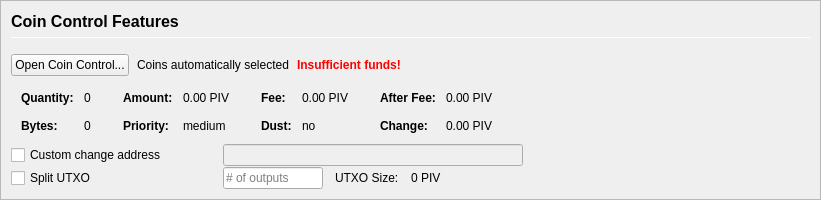
         <widget class="QFrame" name="frameCoinControl">
          <property name="sizePolicy">
           <sizepolicy hsizetype="Expanding" vsizetype="Expanding">
            <horstretch>0</horstretch>
            <verstretch>0</verstretch>
           </sizepolicy>
          </property>
          <property name="maximumSize">
           <size>
            <width>16777215</width>
            <height>16777215</height>
           </size>
          </property>
          <property name="frameShape">
           <enum>QFrame::StyledPanel</enum>
          </property>
          <property name="frameShadow">
           <enum>QFrame::Sunken</enum>
          </property>
          <layout class="QVBoxLayout" name="verticalLayoutCoinControl2">
           <property name="spacing">
            <number>0</number>
           </property>
           <property name="leftMargin">
            <number>0</number>
           </property>
           <property name="topMargin">
            <number>0</number>
           </property>
           <property name="rightMargin">
            <number>0</number>
           </property>
           <property name="bottomMargin">
            <number>0</number>
           </property>
           <item>
            <widget class="QFrame" name="frameCoinControl_BG">
             <layout class="QVBoxLayout" name="verticalLayoutCoinControl" stretch="0,0,0,0,0,0">
              <property name="spacing">
               <number>1</number>
              </property>
              <property name="leftMargin">
               <number>10</number>
              </property>
              <property name="topMargin">
               <number>10</number>
              </property>
              <item>
               <layout class="QHBoxLayout" name="horizontalLayoutCoinControl1">
                <property name="bottomMargin">
                 <number>15</number>
                </property>
                <item>
                 <layout class="QVBoxLayout" name="verticalLayout_3">
                  <property name="spacing">
                   <number>6</number>
                  </property>
                  <item>
                   <widget class="QLabel" name="labelCoinControlFeatures">
                    <property name="sizePolicy">
                     <sizepolicy hsizetype="Preferred" vsizetype="Maximum">
                      <horstretch>0</horstretch>
                      <verstretch>0</verstretch>
                     </sizepolicy>
                    </property>
                    <property name="minimumSize">
                     <size>
                      <width>0</width>
                      <height>20</height>
                     </size>
                    </property>
                    <property name="font">
                     <font>
                      <pointsize>12</pointsize>
                      <weight>75</weight>
                      <bold>true</bold>
                     </font>
                    </property>
                    <property name="styleSheet">
                     <string notr="true">font-weight:bold;</string>
                    </property>
                    <property name="text">
                     <string>Coin Control Features</string>
                    </property>
                   </widget>
                  </item>
                  <item>
                   <widget class="Line" name="line">
                    <property name="minimumSize">
                     <size>
                      <width>0</width>
                      <height>1</height>
                     </size>
                    </property>
                    <property name="maximumSize">
                     <size>
                      <width>16777215</width>
                      <height>1</height>
                     </size>
                    </property>
                    <property name="orientation">
                     <enum>Qt::Horizontal</enum>
                    </property>
                   </widget>
                  </item>
                 </layout>
                </item>
               </layout>
              </item>
              <item>
               <layout class="QHBoxLayout" name="horizontalLayoutCoinControl2" stretch="0,0,0,0">
                <property name="spacing">
                 <number>8</number>
                </property>
                <property name="bottomMargin">
                 <number>10</number>
                </property>
                <item>
                 <widget class="QPushButton" name="pushButtonCoinControl">
                  <property name="styleSheet">
                   <string notr="true"/>
                  </property>
                  <property name="text">
                   <string>Open Coin Control...</string>
                  </property>
                  <property name="autoDefault">
                   <bool>false</bool>
                  </property>
                 </widget>
                </item>
                <item>
                 <widget class="QLabel" name="labelCoinControlAutomaticallySelected">
                  <property name="text">
                   <string>Coins automatically selected</string>
                  </property>
                  <property name="margin">
                   <number>5</number>
                  </property>
                 </widget>
                </item>
                <item>
                 <widget class="QLabel" name="labelCoinControlInsuffFunds">
                  <property name="font">
                   <font>
                    <weight>75</weight>
                    <bold>true</bold>
                   </font>
                  </property>
                  <property name="styleSheet">
                   <string notr="true">color:red;font-weight:bold;</string>
                  </property>
                  <property name="text">
                   <string>Insufficient funds!</string>
                  </property>
                  <property name="margin">
                   <number>5</number>
                  </property>
                 </widget>
                </item>
                <item>
                 <spacer name="horizontalSpacerCoinControl">
                  <property name="orientation">
                   <enum>Qt::Horizontal</enum>
                  </property>
                  <property name="sizeHint" stdset="0">
                   <size>
                    <width>40</width>
                    <height>1</height>
                   </size>
                  </property>
                 </spacer>
                </item>
               </layout>
              </item>
              <item>
               <widget class="QWidget" name="widgetCoinControl" native="true">
                <property name="sizePolicy">
                 <sizepolicy hsizetype="Preferred" vsizetype="Preferred">
                  <horstretch>0</horstretch>
                  <verstretch>0</verstretch>
                 </sizepolicy>
                </property>
                <property name="minimumSize">
                 <size>
                  <width>0</width>
                  <height>0</height>
                 </size>
                </property>
                <property name="styleSheet">
                 <string notr="true"/>
                </property>
                <layout class="QHBoxLayout" name="horizontalLayoutCoinControl5">
                 <property name="leftMargin">
                  <number>0</number>
                 </property>
                 <property name="topMargin">
                  <number>0</number>
                 </property>
                 <property name="rightMargin">
                  <number>0</number>
                 </property>
                 <property name="bottomMargin">
                  <number>0</number>
                 </property>
                 <item>
                  <layout class="QHBoxLayout" name="horizontalLayoutCoinControl3" stretch="0,0,0,1">
                   <property name="spacing">
                    <number>20</number>
                   </property>
                   <property name="topMargin">
                    <number>0</number>
                   </property>
                   <property name="bottomMargin">
                    <number>10</number>
                   </property>
                   <item>
                    <layout class="QFormLayout" name="formLayoutCoinControl1">
                     <property name="horizontalSpacing">
                      <number>10</number>
                     </property>
                     <property name="verticalSpacing">
                      <number>14</number>
                     </property>
                     <property name="leftMargin">
                      <number>10</number>
                     </property>
                     <property name="topMargin">
                      <number>4</number>
                     </property>
                     <property name="rightMargin">
                      <number>6</number>
                     </property>
                     <item row="0" column="0">
                      <widget class="QLabel" name="labelCoinControlQuantityText">
                       <property name="font">
                        <font>
                         <weight>75</weight>
                         <bold>true</bold>
                        </font>
                       </property>
                       <property name="text">
                        <string>Quantity:</string>
                       </property>
                       <property name="margin">
                        <number>0</number>
                       </property>
                      </widget>
                     </item>
                     <item row="0" column="1">
                      <widget class="QLabel" name="labelCoinControlQuantity">
                       <property name="cursor">
                        <cursorShape>IBeamCursor</cursorShape>
                       </property>
                       <property name="contextMenuPolicy">
                        <enum>Qt::ActionsContextMenu</enum>
                       </property>
                       <property name="text">
                        <string notr="true">0</string>
                       </property>
                       <property name="margin">
                        <number>0</number>
                       </property>
                       <property name="textInteractionFlags">
                        <set>Qt::LinksAccessibleByMouse|Qt::TextSelectableByKeyboard|Qt::TextSelectableByMouse</set>
                       </property>
                      </widget>
                     </item>
                     <item row="1" column="0">
                      <widget class="QLabel" name="labelCoinControlBytesText">
                       <property name="font">
                        <font>
                         <weight>75</weight>
                         <bold>true</bold>
                        </font>
                       </property>
                       <property name="text">
                        <string>Bytes:</string>
                       </property>
                      </widget>
                     </item>
                     <item row="1" column="1">
                      <widget class="QLabel" name="labelCoinControlBytes">
                       <property name="cursor">
                        <cursorShape>IBeamCursor</cursorShape>
                       </property>
                       <property name="contextMenuPolicy">
                        <enum>Qt::ActionsContextMenu</enum>
                       </property>
                       <property name="text">
                        <string notr="true">0</string>
                       </property>
                       <property name="textInteractionFlags">
                        <set>Qt::LinksAccessibleByMouse|Qt::TextSelectableByKeyboard|Qt::TextSelectableByMouse</set>
                       </property>
                      </widget>
                     </item>
                    </layout>
                   </item>
                   <item>
                    <layout class="QFormLayout" name="formLayoutCoinControl2">
                     <property name="horizontalSpacing">
                      <number>10</number>
                     </property>
                     <property name="verticalSpacing">
                      <number>14</number>
                     </property>
                     <property name="leftMargin">
                      <number>6</number>
                     </property>
                     <property name="topMargin">
                      <number>4</number>
                     </property>
                     <property name="rightMargin">
                      <number>6</number>
                     </property>
                     <item row="0" column="0">
                      <widget class="QLabel" name="labelCoinControlAmountText">
                       <property name="font">
                        <font>
                         <weight>75</weight>
                         <bold>true</bold>
                        </font>
                       </property>
                       <property name="text">
                        <string>Amount:</string>
                       </property>
                       <property name="margin">
                        <number>0</number>
                       </property>
                      </widget>
                     </item>
                     <item row="0" column="1">
                      <widget class="QLabel" name="labelCoinControlAmount">
                       <property name="cursor">
                        <cursorShape>IBeamCursor</cursorShape>
                       </property>
                       <property name="contextMenuPolicy">
                        <enum>Qt::ActionsContextMenu</enum>
                       </property>
                       <property name="text">
                        <string notr="true">0.00 PIV</string>
                       </property>
                       <property name="textInteractionFlags">
                        <set>Qt::LinksAccessibleByMouse|Qt::TextSelectableByKeyboard|Qt::TextSelectableByMouse</set>
                       </property>
                      </widget>
                     </item>
                     <item row="1" column="0">
                      <widget class="QLabel" name="labelCoinControlPriorityText">
                       <property name="font">
                        <font>
                         <weight>75</weight>
                         <bold>true</bold>
                        </font>
                       </property>
                       <property name="text">
                        <string>Priority:</string>
                       </property>
                      </widget>
                     </item>
                     <item row="1" column="1">
                      <widget class="QLabel" name="labelCoinControlPriority">
                       <property name="cursor">
                        <cursorShape>IBeamCursor</cursorShape>
                       </property>
                       <property name="contextMenuPolicy">
                        <enum>Qt::ActionsContextMenu</enum>
                       </property>
                       <property name="text">
                        <string>medium</string>
                       </property>
                       <property name="textInteractionFlags">
                        <set>Qt::LinksAccessibleByMouse|Qt::TextSelectableByKeyboard|Qt::TextSelectableByMouse</set>
                       </property>
                      </widget>
                     </item>
                    </layout>
                   </item>
                   <item>
                    <layout class="QFormLayout" name="formLayoutCoinControl3">
                     <property name="horizontalSpacing">
                      <number>10</number>
                     </property>
                     <property name="verticalSpacing">
                      <number>14</number>
                     </property>
                     <property name="leftMargin">
                      <number>6</number>
                     </property>
                     <property name="topMargin">
                      <number>4</number>
                     </property>
                     <property name="rightMargin">
                      <number>6</number>
                     </property>
                     <item row="0" column="0">
                      <widget class="QLabel" name="labelCoinControlFeeText">
                       <property name="font">
                        <font>
                         <weight>75</weight>
                         <bold>true</bold>
                        </font>
                       </property>
                       <property name="text">
                        <string>Fee:</string>
                       </property>
                       <property name="margin">
                        <number>0</number>
                       </property>
                      </widget>
                     </item>
                     <item row="0" column="1">
                      <widget class="QLabel" name="labelCoinControlFee">
                       <property name="cursor">
                        <cursorShape>IBeamCursor</cursorShape>
                       </property>
                       <property name="contextMenuPolicy">
                        <enum>Qt::ActionsContextMenu</enum>
                       </property>
                       <property name="text">
                        <string notr="true">0.00 PIV</string>
                       </property>
                       <property name="textInteractionFlags">
                        <set>Qt::LinksAccessibleByMouse|Qt::TextSelectableByKeyboard|Qt::TextSelectableByMouse</set>
                       </property>
                      </widget>
                     </item>
                     <item row="1" column="0">
                      <widget class="QLabel" name="labelCoinControlLowOutputText">
                       <property name="font">
                        <font>
                         <weight>75</weight>
                         <bold>true</bold>
                        </font>
                       </property>
                       <property name="text">
                        <string>Dust:</string>
                       </property>
                      </widget>
                     </item>
                     <item row="1" column="1">
                      <widget class="QLabel" name="labelCoinControlLowOutput">
                       <property name="cursor">
                        <cursorShape>IBeamCursor</cursorShape>
                       </property>
                       <property name="contextMenuPolicy">
                        <enum>Qt::ActionsContextMenu</enum>
                       </property>
                       <property name="text">
                        <string>no</string>
                       </property>
                       <property name="textInteractionFlags">
                        <set>Qt::LinksAccessibleByMouse|Qt::TextSelectableByKeyboard|Qt::TextSelectableByMouse</set>
                       </property>
                      </widget>
                     </item>
                    </layout>
                   </item>
                   <item>
                    <layout class="QFormLayout" name="formLayoutCoinControl4">
                     <property name="horizontalSpacing">
                      <number>10</number>
                     </property>
                     <property name="verticalSpacing">
                      <number>14</number>
                     </property>
                     <property name="leftMargin">
                      <number>6</number>
                     </property>
                     <property name="topMargin">
                      <number>4</number>
                     </property>
                     <property name="rightMargin">
                      <number>6</number>
                     </property>
                     <item row="0" column="0">
                      <widget class="QLabel" name="labelCoinControlAfterFeeText">
                       <property name="font">
                        <font>
                         <weight>75</weight>
                         <bold>true</bold>
                        </font>
                       </property>
                       <property name="text">
                        <string>After Fee:</string>
                       </property>
                       <property name="margin">
                        <number>0</number>
                       </property>
                      </widget>
                     </item>
                     <item row="0" column="1">
                      <widget class="QLabel" name="labelCoinControlAfterFee">
                       <property name="cursor">
                        <cursorShape>IBeamCursor</cursorShape>
                       </property>
                       <property name="contextMenuPolicy">
                        <enum>Qt::ActionsContextMenu</enum>
                       </property>
                       <property name="text">
                        <string notr="true">0.00 PIV</string>
                       </property>
                       <property name="textInteractionFlags">
                        <set>Qt::LinksAccessibleByMouse|Qt::TextSelectableByKeyboard|Qt::TextSelectableByMouse</set>
                       </property>
                      </widget>
                     </item>
                     <item row="1" column="0">
                      <widget class="QLabel" name="labelCoinControlChangeText">
                       <property name="font">
                        <font>
                         <weight>75</weight>
                         <bold>true</bold>
                        </font>
                       </property>
                       <property name="text">
                        <string>Change:</string>
                       </property>
                      </widget>
                     </item>
                     <item row="1" column="1">
                      <widget class="QLabel" name="labelCoinControlChange">
                       <property name="cursor">
                        <cursorShape>IBeamCursor</cursorShape>
                       </property>
                       <property name="contextMenuPolicy">
                        <enum>Qt::ActionsContextMenu</enum>
                       </property>
                       <property name="text">
                        <string notr="true">0.00 PIV</string>
                       </property>
                       <property name="textInteractionFlags">
                        <set>Qt::LinksAccessibleByMouse|Qt::TextSelectableByKeyboard|Qt::TextSelectableByMouse</set>
                       </property>
                      </widget>
                     </item>
                    </layout>
                   </item>
                  </layout>
                 </item>
                </layout>
               </widget>
              </item>
              <item>
               <layout class="QHBoxLayout" name="horizontalLayoutCoinControl4">
                <property name="spacing">
                 <number>12</number>
                </property>
                <property name="sizeConstraint">
                 <enum>QLayout::SetDefaultConstraint</enum>
                </property>
                <property name="topMargin">
                 <number>0</number>
                </property>
                <property name="rightMargin">
                 <number>0</number>
                </property>
                <item>
                 <widget class="QCheckBox" name="checkBoxCoinControlChange">
                  <property name="sizePolicy">
                   <sizepolicy hsizetype="Preferred" vsizetype="Preferred">
                    <horstretch>0</horstretch>
                    <verstretch>0</verstretch>
                   </sizepolicy>
                  </property>
                  <property name="minimumSize">
                   <size>
                    <width>200</width>
                    <height>0</height>
                   </size>
                  </property>
                  <property name="maximumSize">
                   <size>
                    <width>200</width>
                    <height>16777215</height>
                   </size>
                  </property>
                  <property name="toolTip">
                   <string>If this is activated, but the change address is empty or invalid, change will be sent to a newly generated address.</string>
                  </property>
                  <property name="text">
                   <string>Custom change address</string>
                  </property>
                 </widget>
                </item>
                <item>
                 <widget class="QValidatedLineEdit" name="lineEditCoinControlChange">
                  <property name="enabled">
                   <bool>false</bool>
                  </property>
                  <property name="sizePolicy">
                   <sizepolicy hsizetype="Preferred" vsizetype="Preferred">
                    <horstretch>0</horstretch>
                    <verstretch>0</verstretch>
                   </sizepolicy>
                  </property>
                  <property name="minimumSize">
                   <size>
                    <width>300</width>
                    <height>0</height>
                   </size>
                  </property>
                 </widget>
                </item>
                <item>
                 <widget class="QLabel" name="labelCoinControlChangeLabel">
                  <property name="sizePolicy">
                   <sizepolicy hsizetype="Preferred" vsizetype="Preferred">
                    <horstretch>0</horstretch>
                    <verstretch>0</verstretch>
                   </sizepolicy>
                  </property>
                  <property name="minimumSize">
                   <size>
                    <width>100</width>
                    <height>0</height>
                   </size>
                  </property>
                  <property name="text">
                   <string/>
                  </property>
                  <property name="margin">
                   <number>3</number>
                  </property>
                 </widget>
                </item>
               </layout>
              </item>
              <item>
               <layout class="QHBoxLayout" name="horizontalLayoutCoinControl6">
                <property name="spacing">
                 <number>12</number>
                </property>
                <property name="rightMargin">
                 <number>0</number>
                </property>
                <item>
                 <widget class="QCheckBox" name="splitBlockCheckBox">
                  <property name="sizePolicy">
                   <sizepolicy hsizetype="Preferred" vsizetype="Preferred">
                    <horstretch>0</horstretch>
                    <verstretch>0</verstretch>
                   </sizepolicy>
                  </property>
                  <property name="minimumSize">
                   <size>
                    <width>200</width>
                    <height>0</height>
                   </size>
                  </property>
                  <property name="maximumSize">
                   <size>
                    <width>200</width>
                    <height>16777215</height>
                   </size>
                  </property>
                  <property name="text">
                   <string>Split UTXO</string>
                  </property>
                 </widget>
                </item>
                <item>
                 <widget class="QLineEdit" name="splitBlockLineEdit">
                  <property name="sizePolicy">
                   <sizepolicy hsizetype="Preferred" vsizetype="Preferred">
                    <horstretch>50</horstretch>
                    <verstretch>0</verstretch>
                   </sizepolicy>
                  </property>
                  <property name="minimumSize">
                   <size>
                    <width>100</width>
                    <height>0</height>
                   </size>
                  </property>
                  <property name="maximumSize">
                   <size>
                    <width>100</width>
                    <height>16777215</height>
                   </size>
                  </property>
                  <property name="placeholderText">
                   <string># of outputs</string>
                  </property>
                 </widget>
                </item>
                <item>
                 <widget class="QLabel" name="labelBlockSizeText">
                  <property name="text">
                   <string>UTXO Size:</string>
                  </property>
                 </widget>
                </item>
                <item>
                 <widget class="QLabel" name="labelBlockSize">
                  <property name="text">
                   <string>0 PIV</string>
                  </property>
                 </widget>
                </item>
                <item>
                 <spacer name="horizontalSpacer_7">
                  <property name="orientation">
                   <enum>Qt::Horizontal</enum>
                  </property>
                  <property name="sizeHint" stdset="0">
                   <size>
                    <width>40</width>
                    <height>20</height>
                   </size>
                  </property>
                 </spacer>
                </item>
               </layout>
              </item>
              <item>
               <spacer name="verticalSpacerCoinControl">
                <property name="orientation">
                 <enum>Qt::Vertical</enum>
                </property>
                <property name="sizeHint" stdset="0">
                 <size>
                  <width>800</width>
                  <height>1</height>
                 </size>
                </property>
               </spacer>
              </item>
             </layout>
            </widget>
           </item>
          </layout>
         </widget>
